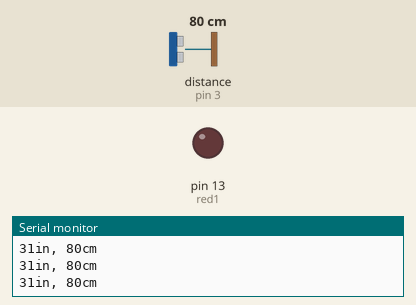
Recording of a sketch running on a simulated Arduino Uno, built with avr-gcc and run on an emulated ATmega328P. Shown: output pins drawn as LEDs (lit = HIGH), the last lines printed to the serial monitor. Wiring (inferred from the names in the program): ultrasonic range finder: trigger pin 2; echo pin 3. Dashed ring = blinking. The test bench sets the inputs (shaded band); at power-on: distance to the obstacle (sensor on pin 3) 80 cm. The echo pulse lasts 58.3 µs per cm; pins used as bus, display or sensor lines are not drawn.

Above: at 1.2 s.
1.3 s: distance to the obstacle (sensor on pin 3) set to 17 cm
2.8 s: distance to the obstacle (sensor on pin 3) set to 14 cm
At 2.97 s:
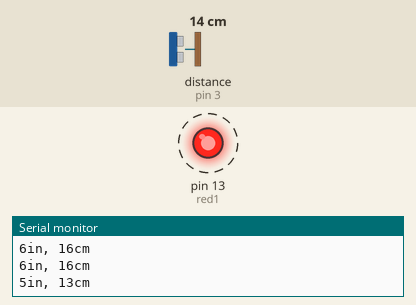
5.8 s: distance to the obstacle (sensor on pin 3) set to 18 cm
At 7.0 s:
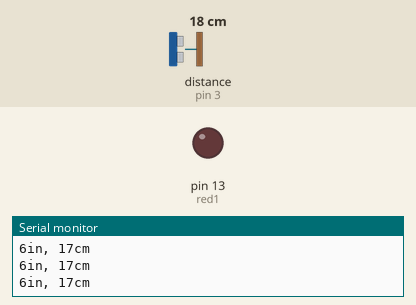
7.3 s: distance to the obstacle (sensor on pin 3) set to 2 cm
At 7.57 s:
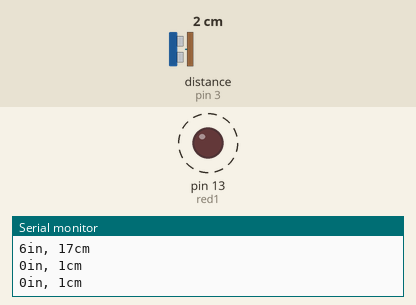
Timing chart, 0 to 11.3 s (numbered marks = the images above; inputs shaded):
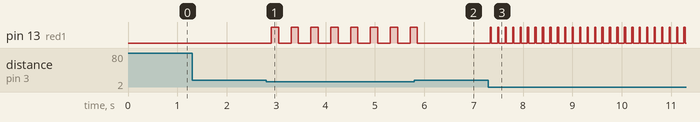

The sketch:

Proj_3-VisualAlarmSERIAL.ino
```cpp
const int TggPin = 2;
const int EchoPin = 3;
      int red1 = 13;

void setup() {
  // initialize serial communication:
  pinMode(EchoPin, INPUT);
  pinMode(TggPin, OUTPUT);
  pinMode(red1, OUTPUT);
  Serial.begin(9600);
}

void loop() {
  // establish variables for duration of the ping, and the distance result
  // in inches and centimeters:
  long duration, inches, cm;

  // The PING))) is triggered by a HIGH pulse of 2 or more microseconds.
  // Give a short LOW pulse beforehand to ensure a clean HIGH pulse:
  digitalWrite(TggPin, LOW);
  delayMicroseconds(2);
  digitalWrite(TggPin, HIGH);
  delayMicroseconds(10);
  digitalWrite(TggPin, LOW);

  // The same pin is used to read the signal from the PING))): a HIGH pulse
  // whose duration is the time (in microseconds) from the sending of the ping
  // to the reception of its echo off of an object.

  duration = pulseIn(EchoPin, HIGH);

  // convert the time into a distance
  inches = microsecondsToInches(duration);
  cm = microsecondsToCentimeters(duration);

  Serial.print(inches);
  Serial.print("in, ");
  Serial.print(cm);
  Serial.print("cm");
  Serial.println();


  //LED integration, like a car sensor
  if (cm < 7){
    digitalWrite(red1, HIGH);
    delay(25);
    digitalWrite(red1, LOW);
    delay(25);
  }
    else if(cm < 15){
    digitalWrite(red1, HIGH);
    delay(150);
    digitalWrite(red1, LOW);
    delay(150);
    }
    else{
    digitalWrite(red1,LOW);
    }
  //end of LED lines

  delay(100);
}

long microsecondsToInches(long microseconds) {
  // According to Parallax's datasheet for the PING))), there are 73.746
  // microseconds per inch (i.e. sound travels at 1130 feet per second).
  // This gives the distance travelled by the ping, outbound and return,
  // so we divide by 2 to get the distance of the obstacle.
  // See: https://www.parallax.com/package/ping-ultrasonic-distance-sensor-downloads/
      //d=(Vsound*𝚫t)/2
  return microseconds / 74 / 2;
}

long microsecondsToCentimeters(long microseconds) {
  // The speed of sound is 340 m/s or 29 microseconds per centimeter.
  // The ping travels out and back, so to find the distance of the object we
  // take half of the distance travelled.
  return microseconds / 29 / 2;
}
```

Measured:
- the behaviour switches between 16 and 15 cm on distance to the obstacle (sensor on pin 3) (found by bisection; images 0 and 1)
- after the input at 2.8 s, pin 13 (red1): alternates HIGH for 0.15 s and LOW for 0.25 s, starting after 0.10 s
- after the input at 5.8 s, pin 13 (red1): goes on until 5.9 s, then stays LOW
- after the input at 7.3 s, pin 13 (red1): alternates HIGH for 0.03 s and LOW for 0.13 s, starting at once
